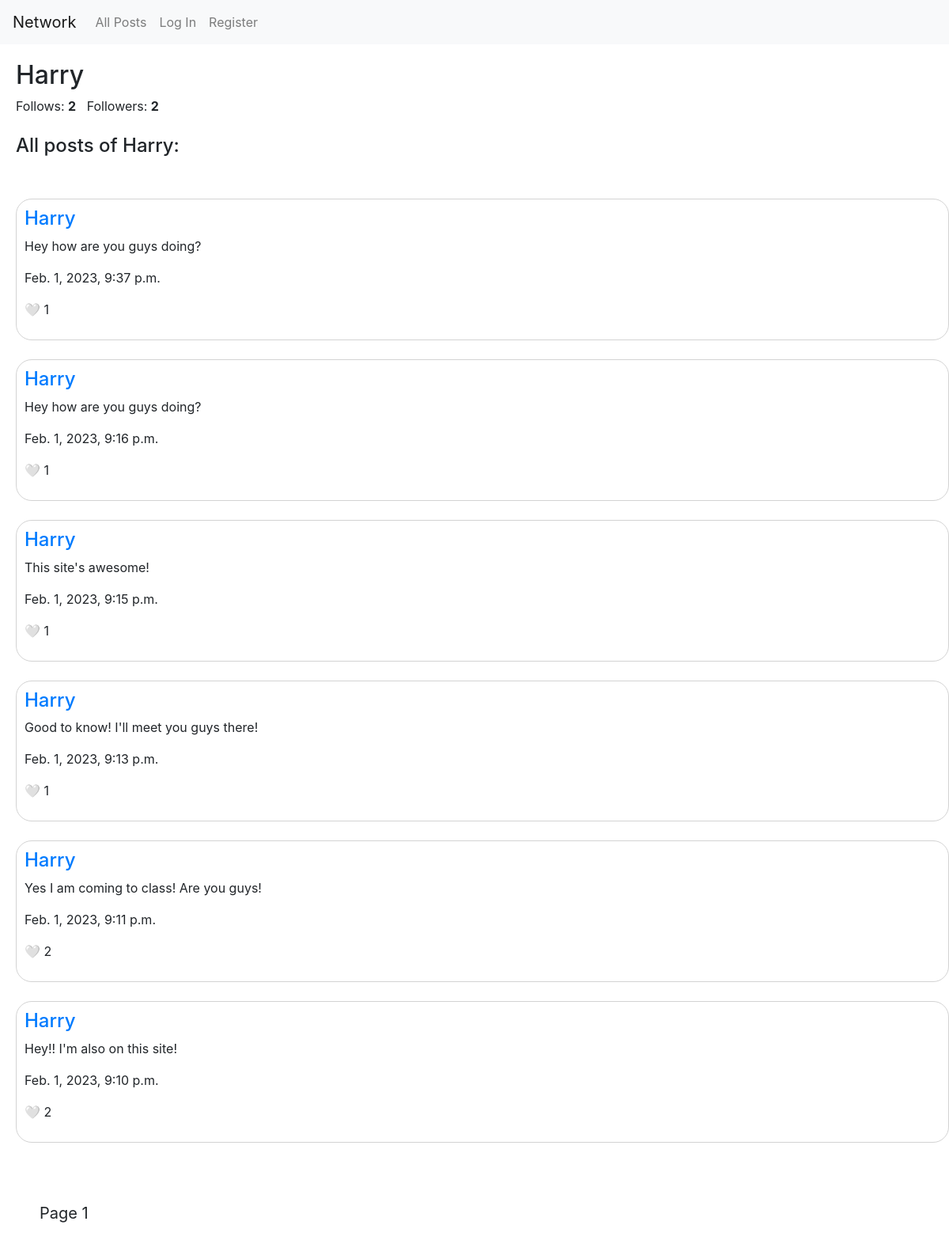
/people/4, run on the app's committed database.
### network/models.py (models this page shows, shortened)
class User(AbstractUser):
    following = models.ManyToManyField("User", blank=True)

class Post(models.Model):
    user = models.ForeignKey(User, on_delete=models.CASCADE, related_name="posts")
    content = models.CharField(max_length=255)
    likes = models.IntegerField(default=0)
    liked_by = models.ManyToManyField(User, blank=True, related_name="liked")
    timestamp = models.DateTimeField(auto_now_add=True)

### network/views.py (the view)
# urls.py: path("people/<int:person_id>", views.view_profile, name="view_profile"),
def view_profile(request, person_id):
    profile = User.objects.get(pk=person_id)
    posts = Post.objects.filter(user = person_id)
    posts = posts.order_by("-timestamp").all()
    paginator = Paginator(posts, 10)
    page_number = request.GET.get('page')
    posts= paginator.get_page(page_number)
    followers = 0
    all_users = User.objects.all()
    for user in all_users:
        if profile in user.following.all():
            followers += 1
    return render(request, "network/view_profile.html", {
        "profile":profile,
        "posts":posts,
        "followers":followers
    })

### network/templates/network/view_profile.html (shortened to what this page needs)
{% extends "network/layout.html" %}
{% block body %}
    <div class="header">
        <h2>{{ profile.username }}</h2>
        <p style="display: inline;">Follows: <b>{{ profile.following.all.count }}</b></p>
        <p style="display: inline;">Followers: <b id="followers">{{ followers }}</b></p>
        <br><br>
        {% if request.user == profile %}
            <h4>All your posts:</h4>
        {% else %}
            <h4>All posts of {{ profile.username }}:</h4>
            <br>
        {% endif %}
    </div>
    {% for post in posts %}
        <div class="post">
            <h4><a href="{% url 'view_profile' post.user.id %}">{{ post.user.username }}</a></h4>
            <div id="content-{{ post.id }}">
                <p>{{ post.content }}</p>
            </div>
            <p>{{ post.timestamp }}</p>
            {% if user.is_authenticated %}
                <p class="likes" data-post_id="{{ post.id }}"></p>
            {% else %}
                <p>&#129293; {{ post.likes }}</p>
            {% endif %}
        </div>
        <br>
    {% empty %}
        <h3 style="margin-left:40px">Sadly no posts have been made yet.</h3>
    {% endfor %}
    <div class="pagination">
        <span class="step-links">
            <span class="current">
               Page {{ posts.number }}
            </span>
        </span>
    </div>
{% endblock %}

### network/static/network/styles.css (style rules this page uses)
.post { border: 1px solid lightgray; border-radius: 20px; margin-left:20px; padding: 10px; }
.header { padding: 20px; }
.pagination { padding:50px; font-size: 20px; }

### data on the page
User: username "Harry", following.all.count "2"
Post: user.username "Harry", content "Hey how are you guys doing?", timestamp "Feb. 1, 2023, 9:37 p.m.", likes "1"
Post: user.username "Harry", content "Hey how are you guys doing?", timestamp "Feb. 1, 2023, 9:16 p.m.", likes "1"
Post: user.username "Harry", content "This site's awesome!", timestamp "Feb. 1, 2023, 9:15 p.m.", likes "1"
Post: user.username "Harry", content "Good to know! I'll meet you guys there!", timestamp "Feb. 1, 2023, 9:13 p.m.", likes "1"
Post: user.username "Harry", content "Yes I am coming to class! Are you guys!", timestamp "Feb. 1, 2023, 9:11 p.m.", likes "2"
Post: user.username "Harry", content "Hey!! I'm also on this site!", timestamp "Feb. 1, 2023, 9:10 p.m.", likes "2"

### other printed values
{{ followers }} "2"
{{ posts.number }} "1"
